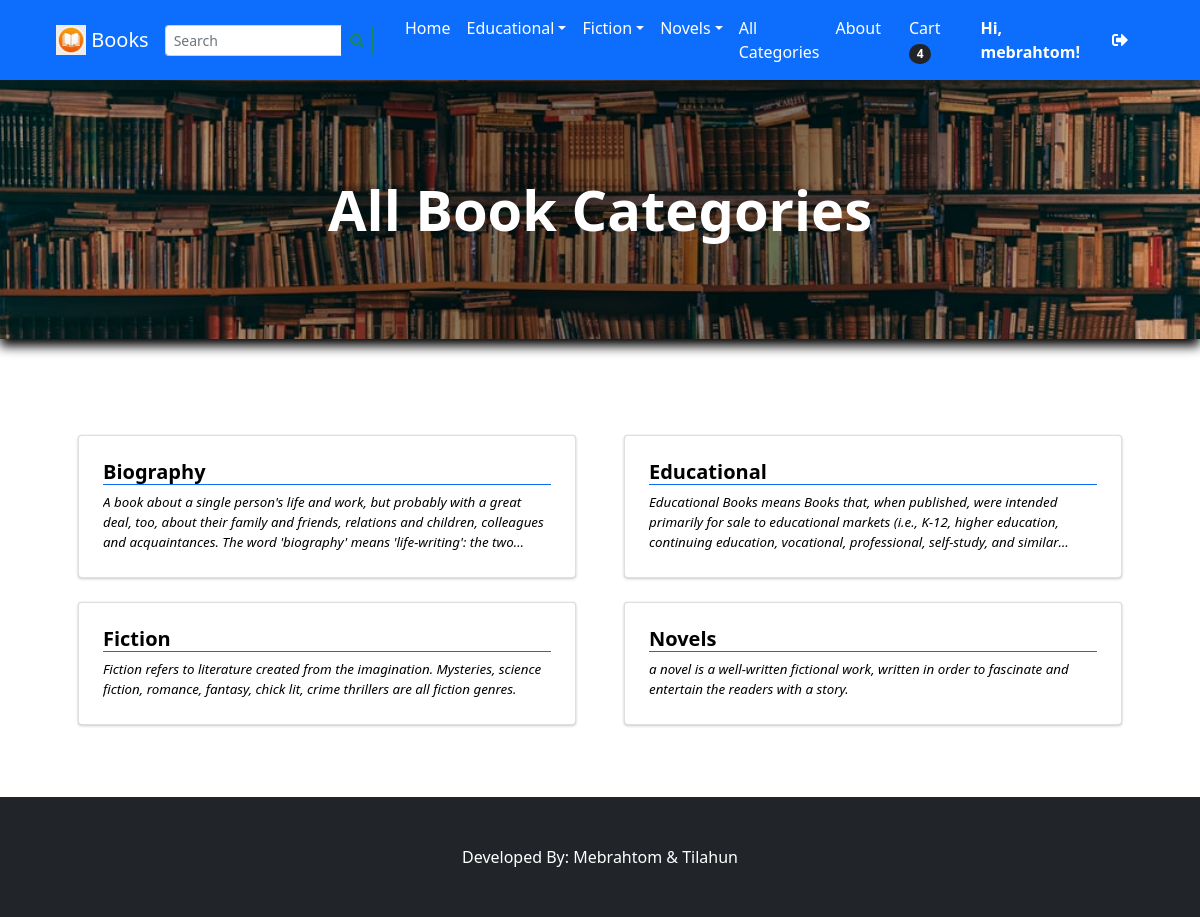
The app's page /?p=view_categories (signed in) with its own data.
### tables this page shows
CREATE TABLE `categories` (
  `id` int(30) NOT NULL,
  `category` varchar(250) NOT NULL,
  `description` text,
  `status` tinyint(1) NOT NULL DEFAULT '1',
  `date_created` datetime NOT NULL DEFAULT CURRENT_TIMESTAMP
);

### classes/DBConnection.php (called while the page is built, shortened)
<?php
class DBConnection{
    private $host = DB_SERVER;
    private $username = DB_USERNAME;
    private $password = DB_PASSWORD;
    private $database = DB_NAME;
    public $conn;
    public function __construct(){
        if (!isset($this->conn)) {
            $this->conn = new mysqli($this->host, $this->username, $this->password, $this->database);
        }
    }
}
?>

### config.php (called while the page is built, shortened)
<?php
require_once('classes/DBConnection.php');
require_once('classes/SystemSettings.php');
function validate_image($file){
	if(!empty($file)){
		if(is_file(base_app.$file)){
			return base_url.$file;
		}else{
			return base_url.'dist/img/no-image-available.png';
		}
	}else{
		return base_url.'dist/img/no-image-available.png';
	}
}
?>

### inc/topBarNav.php (the view, shortened to what this page needs)
<nav class="navbar navbar-expand-lg navbar-light bg-light">
            <div class="container-fluid px-4 px-lg-5 ">
                <a class="navbar-brand" href="./">
                <img src="<?php echo validate_image($_settings->info('logo')) ?>" width="30" height="30" class="d-inline-block align-top" alt="" loading="lazy">
                <?php echo $_settings->info('short_name') ?>
                </a>
                <form class="form-inline" id="search-form">
                  <div class="input-group">
                    <input class="form-control form-control-sm form " type="search" placeholder="Search" aria-label="Search" name="search"  value="<?php echo isset($_GET['search']) ? $_GET['search'] : "" ?>"  aria-describedby="button-addon2">
                    <div class="input-group-append">
                      <button class="btn btn-outline-success btn-sm m-0" type="submit" id="button-addon2"><i class="fa fa-search"></i></button>
                    </div>
                  </div>
                </form>
                <div class="collapse navbar-collapse" id="navbarSupportedContent">
                    <ul class="navbar-nav me-auto mb-2 mb-lg-0 ms-lg-4">
                        <li class="nav-item"><a class="nav-link" aria-current="page" href="./">Home</a></li>
                        <?php
                        $cat_qry = $conn->query("SELECT * FROM categories where status = 1  limit 3");
                        $count_cats =$conn->query("SELECT * FROM categories where status = 1 ")->num_rows;
                        while($crow = $cat_qry->fetch_assoc()):
                          $sub_qry = $conn->query("SELECT * FROM sub_categories where status = 1 and parent_id = '{$crow['id']}'");
                          if($sub_qry->num_rows <= 0):
                        ?>
                        <li class="nav-item"><a class="nav-link" aria-current="page" href="./?p=products&c=<?php echo md5($crow['id']) ?>"><?php echo $crow['category'] ?></a></li>
                        <?php else: ?>
                        <li class="nav-item dropdown">
                          <a class="nav-link dropdown-toggle" id="navbarDropdown<?php echo $crow['id'] ?>" href="#" role="button" data-toggle="dropdown" aria-expanded="false"><?php echo $crow['category'] ?></a></a>
                        </li>
                        <?php endif; ?>
                        <?php endwhile; ?>
                        <?php if($count_cats > 3): ?>
                        <li class="nav-item"><a class="nav-link" href="./?p=view_categories">All Categories</a></li>
                        <?php endif; ?>
                        <li class="nav-item"><a class="nav-link" href="./?p=about">About</a></li>
                    </ul>
                    <div class="d-flex align-items-center">
                      <?php if(!isset($_SESSION['userdata']['id'])): ?>
                        <button class="btn btn-outline-dark ml-2" id="login-btn" type="button">Login</button>
                        <?php else: ?>
                        <a class="text-dark mr-2 nav-link" href="./?p=cart">
                            Cart
                            <span class="badge bg-dark text-white ms-1 rounded-pill" id="cart-count">
                              <?php
                              if(isset($_SESSION['userdata']['id'])):
                                $count = $conn->query("SELECT SUM(quantity) as items from `cart` where client_id =".$_settings->userdata('id'))->fetch_assoc()['items'];
                                echo ($count > 0 ? $count : 0);
                              else:
                                echo "0";
                              endif;
                              ?>
                            </span>
                        </a>
                            <a href="./?p=my_account" class="text-dark  nav-link"><b> Hi, <?php echo $_settings->userdata('firstname')?>!</b></a>
                            <a href="logout.php" class="text-dark  nav-link"><i class="fa fa-sign-out-alt"></i></a>
                        <?php endif; ?>
                    </div>
                </div>
            </div>
        </nav>

### view_categories.php (shortened to what this page needs)
<?php
$title = "All Book Categories";
?>
<header class="bg-dark py-5" id="main-header">
    <div class="container px-4 px-lg-5 my-5">
        <div class="text-center text-white">
            <h1 class="display-4 fw-bolder"><?php echo $title ?></h1>
        </div>
    </div>
</header>
<section class="py-5">
    <div class="container px-4 px-lg-5 mt-5">
        <div class="row gx-2 gx-lg-5 row-cols-1 row-cols-md-2 row-cols-xl-2 justify-content-center">
            <?php
                $categories = $conn->query("SELECT * FROM `categories` where status = 1 order by category asc ");
                while($row = $categories->fetch_assoc()):
                    foreach($row as $k=> $v){
                        $row[$k] = trim(stripslashes($v));
                    }
                    $row['description'] = strip_tags(stripslashes(html_entity_decode($row['description'])));
            ?>
            <div class="col mb-6 mb-2">
                <a href="./?p=products&c=<?php echo md5($row['id']) ?>" class="card category-item text-dark">
                    <div class="card-body p-4">
                        <div class="">
                            <h5 class="fw-bolder border-bottom border-primary"><?php echo $row['category'] ?></h5>
                        </div>
                        <p class="m-0 truncate"><?php echo $row['description'] ?></p>
                    </div>
                </a>
            </div>
            <?php endwhile; ?>
        </div>
    </div>
</section>

### records on screen
categories: category "Educational", description "Educational Books means Books that, when published, were intended primarily for sale to educational markets (i.e., K-12, higher education, continuing education, vocational, professional, self-study, and…"
categories: category "Fiction", description "Fiction refers to literature created from the imagination. Mysteries, science fiction, romance, fantasy, chick lit, crime thrillers are all fiction genres."
categories: category "Novels", description "a novel is a well-written fictional work, written in order to fascinate and entertain the readers with a story."
categories: category "Biography", description "A book about a single person's life and work, but probably with a great deal, too, about their family and friends, relations and children, colleagues and acquaintances. The word 'biography' means 'life-writing': the…"

### other values on screen
$_settings->info('short_name') "Books"
$count "4"
$_settings->userdata('firstname') "mebrahtom"
$title "All Book Categories"
